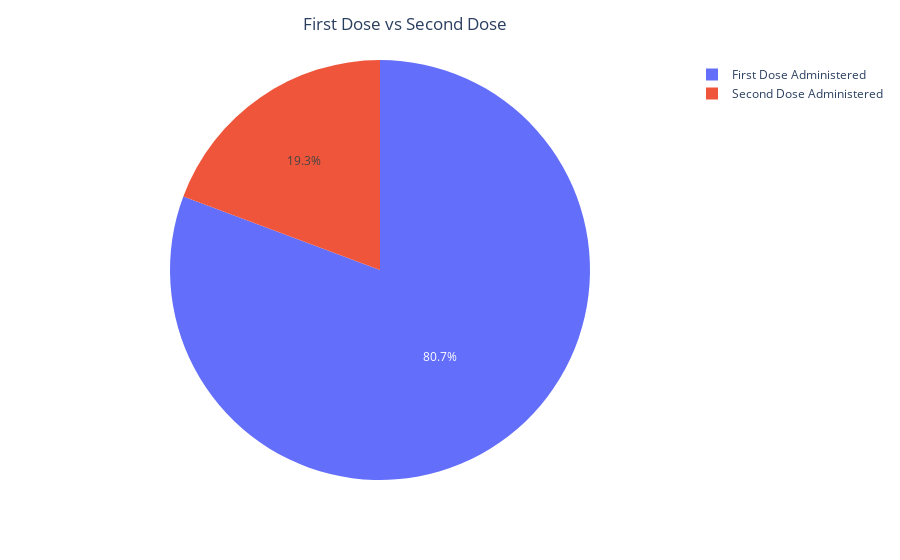

Here is the notebook cell this chart was saved with:
### Code cell
data_list=[first_dose,second_dose]
labels=['First Dose Administered','Second Dose Administered']
fig=px.pie(data_frame=data_list,values=data_list,names=labels,hover_name=labels)
fig.update_layout(title_text="First Dose vs Second Dose",title_x=0.45)

### Figure 1 — Plotly figure (JSON) as saved in the notebook; plotly's stock layout.template omitted (floating-point values rounded to 4 significant figures)
{"data": [{"domain": {"x": [0, 1], "y": [0, 1]}, "hovertemplate": "<b>%{hovertext}</b><br><br>label=%{label}<br>value=%{value}<extra></extra>", "hovertext": ["First Dose Administered", "Second Dose Administered"], "labels": ["First Dose Administered", "Second Dose Administered"], "legendgroup": "", "name": "", "showlegend": true, "type": "pie", "values": [28262144791, 6759621451]}], "layout": {"legend": {"tracegroupgap": 0}, "margin": {"t": 60}, "title": {"text": "First Dose vs Second Dose", "x": 0.45}}}
